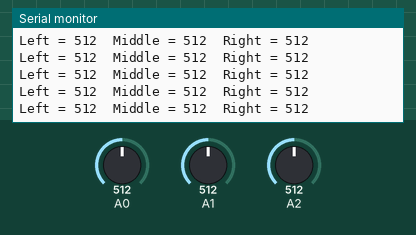
A sketch run on a simulated Arduino Uno, built with avr-gcc and run on an emulated ATmega328P. Shown: the last lines printed to the serial monitor. The test bench sets the inputs (shaded band); at power-on: A0 = 512, A1 = 512, A2 = 512.

Above: at 1.2 s.
1.3 s: A0 set to 107
At 1.34 s:
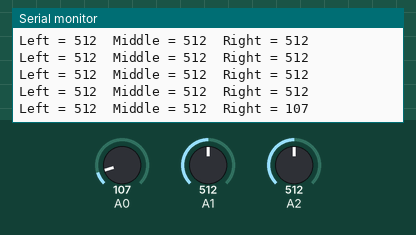
4.3 s: A0 set to 94
At 4.3 s:
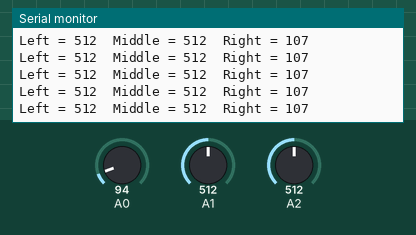
7.3 s: A1 set to 104
At 7.31 s:
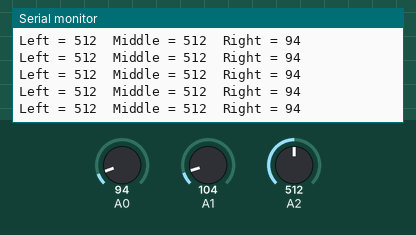
8.8 s: A1 set to 92
At 8.84 s:
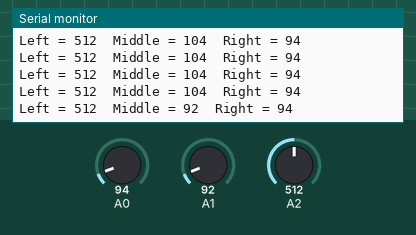
11.8 s: A2 set to 107
At 11.84 s:
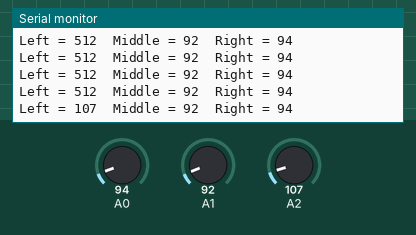
14.8 s: A2 set to 92
At 14.8 s:
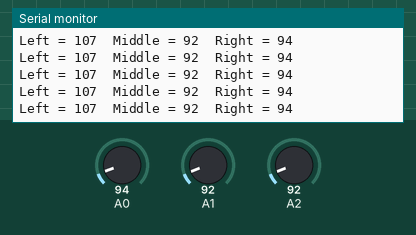
Timing chart, 0 to 17.8 s (numbered marks = the images above; inputs shaded):
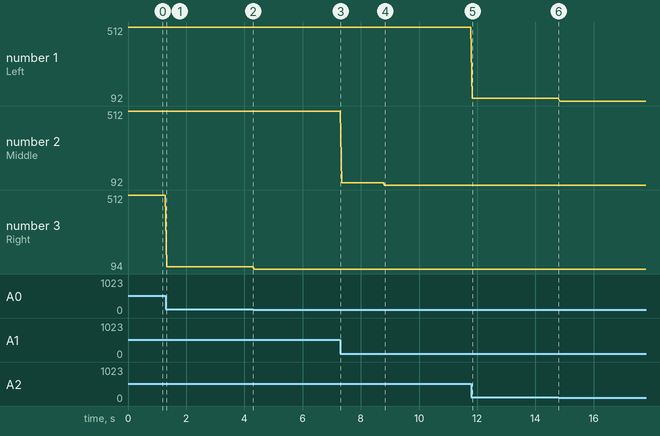

Measured:
- after the input at 1.3 s, the serial monitor: prints a new line at once (image 1)
- after the input at 8.8 s, the serial monitor: prints a new line at once (image 4)
- after the input at 11.8 s, the serial monitor: prints a new line at once (image 5)
- plotted number 1: 512 → 107 after the input at 11.8 s
- plotted number 2: 512 → 104 after the input at 7.3 s, 104 → 92 after the input at 8.8 s
- plotted number 3: 512 → 107 after the input at 1.3 s, 107 → 94 after the input at 4.3 s

The sketch:

testing_line_follower.ino
```cpp
/*
  Testing Line Tracking sensors
  Martin Hebel
  April 2023

  Test but running code and testing different reflective surfaces
  under the car's line tracking module on bottom. View in Serial Monitor.

  Develop your own code to follow the line based on sensor values
*/

// Defines to replace code to read the sensors when using LT_R, LT_M and LT_L
#define LT_R analogRead(A0)
#define LT_M analogRead(A1)
#define LT_L analogRead(A2)

void setup() {
  // put your setup code here, to run once:
  Serial.begin(9600);
}

void loop() {
  // Display the values of sensors from 0 = full reflection to 1023 = no reflection
  Serial.print("Left = ");
  Serial.print(LT_L);
  Serial.print("  Middle = ");
  Serial.print(LT_M);
  Serial.print("  Right = ");
  Serial.println(LT_R);
  delay(50);
}
```
